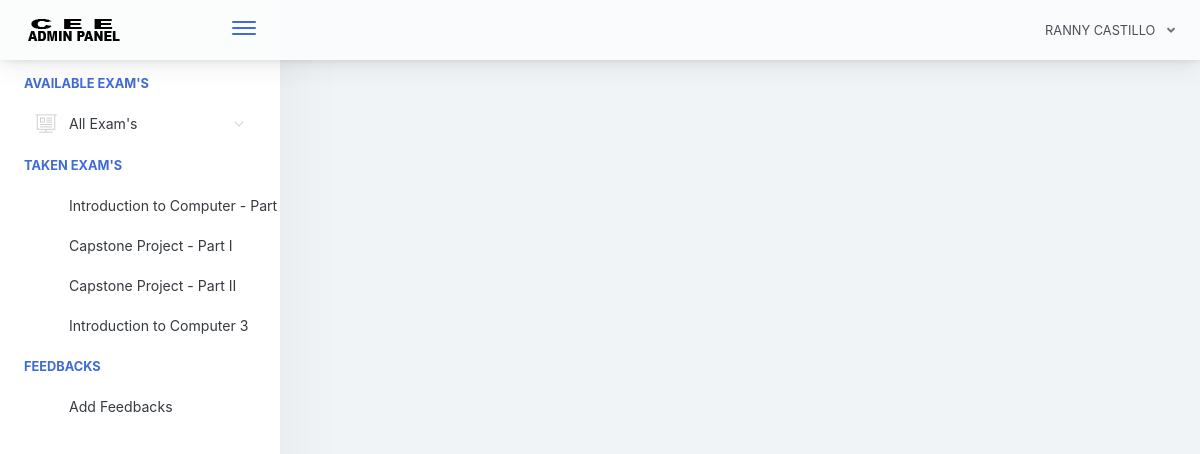
Page /home.php (signed in) on the committed database.
### tables this page shows
CREATE TABLE `examinee_tbl` (
  `exmne_id` int(11) NOT NULL,
  `exmne_fullname` varchar(1000) NOT NULL,
  `exmne_course` varchar(1000) NOT NULL,
  `exmne_gender` varchar(1000) NOT NULL,
  `exmne_birthdate` varchar(1000) NOT NULL,
  `exmne_year_level` varchar(1000) NOT NULL,
  `exmne_email` varchar(1000) NOT NULL,
  `exmne_password` varchar(1000) NOT NULL,
  `exmne_status` varchar(1000) NOT NULL DEFAULT 'active'
);

CREATE TABLE `exam_tbl` (
  `ex_id` int(11) NOT NULL,
  `cou_id` int(11) NOT NULL,
  `ex_title` varchar(1000) NOT NULL,
  `ex_time_limit` varchar(1000) NOT NULL,
  `ex_questlimit_display` int(11) NOT NULL,
  `ex_description` varchar(1000) NOT NULL,
  `ex_created` timestamp NOT NULL DEFAULT current_timestamp() ON UPDATE current_timestamp()
);

### query/selectData.php (called while the page is built, shortened)
<?php
$exmneId = $_SESSION['examineeSession']['exmne_id'];
$selExmneeData = $conn->query("SELECT * FROM examinee_tbl WHERE exmne_id='$exmneId' ")->fetch(PDO::FETCH_ASSOC);
 ?>

### includes/header.php (shortened to what this page needs)
<?php
  include("conn.php");
  include("query/selectData.php");
 ?>
<!doctype html>
<html lang="en">
<head>
    <link href="./main.css" rel="stylesheet">
    <link href="css/sweetalert.css" rel="stylesheet">
</head>
<body id="body">
    <div class="app-container app-theme-white body-tabs-shadow fixed-sidebar fixed-header">
        <div class="app-header header-shadow">
            <div class="app-header__logo">
                <a href="home.php"><div class="logo-src"></div></a>
                <div class="header__pane ml-auto">
                    <div>
                        <button type="button" class="hamburger close-sidebar-btn hamburger--elastic" data-class="closed-sidebar">
                            <span class="hamburger-box">
                                <span class="hamburger-inner"></span>
                            </span>
                        </button>
                    </div>
                </div>
            </div>
                <div class="app-header__content">
                <div class="app-header-right">
                    <div class="header-btn-lg pr-0">
                        <div class="widget-content p-0">
                            <div class="widget-content-wrapper">
                                <div class="widget-content-left">
                                    <div class="btn-group">
                                        <a data-toggle="dropdown" aria-haspopup="true" aria-expanded="false" class="p-0 btn">
                                            <?php
                                                echo strtoupper($selExmneeData['exmne_fullname']);
                                             ?>
                                            <i class="fa fa-angle-down ml-2 opacity-8"></i>
                                        </a>
                                    </div>
                                </div>
                            </div>
                        </div>
                    </div>        </div>
            </div>
        </div>

### includes/sidebar.php (shortened to what this page needs)
<div class="app-sidebar sidebar-shadow">
        <div class="scrollbar-sidebar">
        <div class="app-sidebar__inner">
            <ul class="vertical-nav-menu">
                <li class="app-sidebar__heading">AVAILABLE EXAM'S</li>
                <li>
                <a href="#">
                     <i class="metismenu-icon pe-7s-display2"></i>
                     All Exam's
                    <i class="metismenu-state-icon pe-7s-angle-down caret-left"></i>
                </a>
                </li>
                 <li class="app-sidebar__heading">TAKEN EXAM'S</li>
                <li>
                  <?php
                    $selTakenExam = $conn->query("SELECT * FROM exam_tbl et INNER JOIN exam_attempt ea ON et.ex_id = ea.exam_id WHERE exmne_id='$exmneId' ORDER BY ea.examat_id  ");
                    if($selTakenExam->rowCount() > 0)
                    {
                        while ($selTakenExamRow = $selTakenExam->fetch(PDO::FETCH_ASSOC)) { ?>
                            <a href="home.php?page=result&id=<?php echo $selTakenExamRow['ex_id']; ?>" >
                                <?php echo $selTakenExamRow['ex_title']; ?>
                            </a>
                        <?php }
                    }
                    else
                    { ?>
                        <a href="#" class="pl-3">You are not taking exam yet</a>
                    <?php }
                   ?>
                </li>
                <li class="app-sidebar__heading">FEEDBACKS</li>
                <li>
                    <a href="#" data-toggle="modal" data-target="#feedbacksModal" >
                        Add Feedbacks
                    </a>
                </li>
            </ul>
        </div>
    </div>
</div>

### rows in the picture
examinee_tbl: exmne_fullname "RANNY CASTILLO"
exam_tbl: ex_title "Introduction to Computer - Part…"
exam_tbl: ex_title "Capstone Project - Part I"
exam_tbl: ex_title "Capstone Project - Part II"
exam_tbl: ex_title "Introduction to Computer 3"
